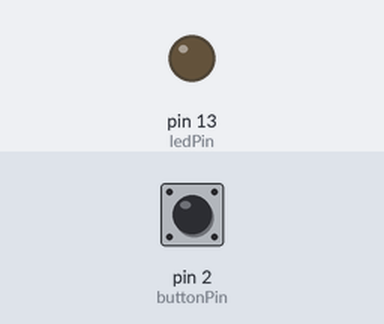
The sketch below on a simulated Arduino Uno, built with avr-gcc and run on an emulated ATmega328P. Shown: output pins drawn as LEDs (lit = HIGH). The inputs (shaded band) are chosen by the test bench; at power-on: pin 2 (buttonPin) LOW.

Above: at 1.2 s.
1.3 s: pin 2 (buttonPin) pulled HIGH for 0.15 s
At 1.37 s:
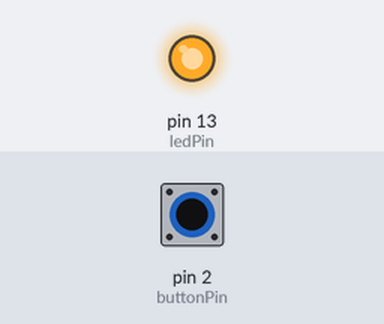
2.9 s: pin 2 (buttonPin) pulled HIGH for 3.2 s
At 6.6 s:
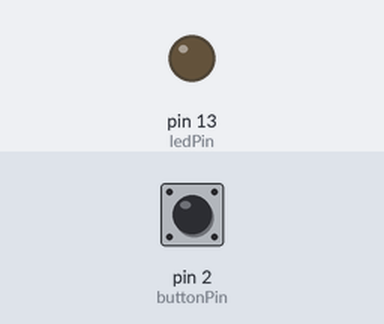
Timing chart, 0 to 8.1 s (numbered marks = the images above; inputs shaded):
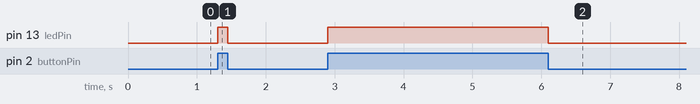

The sketch:

324_0.ino
```cpp
const int ledPin =  13;
const int buttonPin = 2;

void setup() {
  pinMode(ledPin, OUTPUT);
  pinMode(buttonPin, INPUT);
}

void loop() {
  int buttonInput = digitalRead(buttonPin);
  digitalWrite(ledPin, buttonInput);
}
```

Measured:
- after the input at 1.3 s, pin 13 (ledPin): LOW → HIGH at once, → LOW 0.15 s later
- after the input at 2.9 s, pin 13 (ledPin): LOW → HIGH at once, → LOW 3.2 s later
